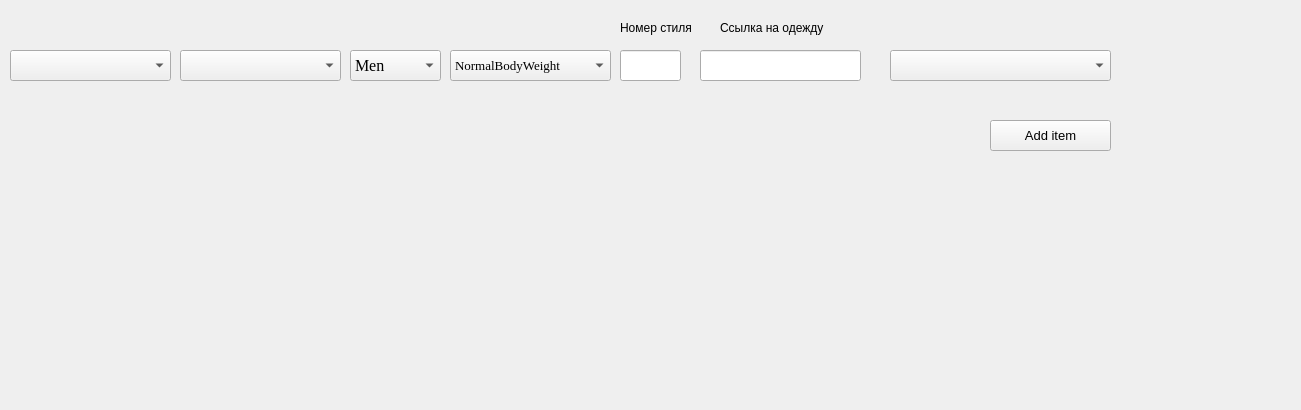
<?xml version="1.0" encoding="UTF-8"?>
<ui version="4.0">
 <class>MainWindow</class>
 <widget class="QMainWindow" name="MainWindow">
  <property name="geometry">
   <rect>
    <x>0</x>
    <y>0</y>
    <width>1301</width>
    <height>410</height>
   </rect>
  </property>
  <property name="windowTitle">
   <string>MainWindow</string>
  </property>
  <widget class="QWidget" name="centralwidget">
   <widget class="QComboBox" name="comboBoxShop">
    <property name="geometry">
     <rect>
      <x>890</x>
      <y>50</y>
      <width>221</width>
      <height>31</height>
     </rect>
    </property>
    <property name="font">
     <font>
      <family>Times New Roman</family>
      <pointsize>12</pointsize>
      <weight>50</weight>
      <bold>false</bold>
     </font>
    </property>
    <property name="currentText">
     <string/>
    </property>
   </widget>
   <widget class="QComboBox" name="comboBoxItem">
    <property name="geometry">
     <rect>
      <x>10</x>
      <y>50</y>
      <width>161</width>
      <height>31</height>
     </rect>
    </property>
    <property name="font">
     <font>
      <family>Times New Roman</family>
      <pointsize>12</pointsize>
      <weight>50</weight>
      <bold>false</bold>
     </font>
    </property>
    <property name="currentText">
     <string/>
    </property>
   </widget>
   <widget class="QLabel" name="label">
    <property name="geometry">
     <rect>
      <x>720</x>
      <y>20</y>
      <width>111</width>
      <height>16</height>
     </rect>
    </property>
    <property name="text">
     <string>Ссылка на одежду</string>
    </property>
   </widget>
   <widget class="QPushButton" name="pushButton">
    <property name="geometry">
     <rect>
      <x>990</x>
      <y>120</y>
      <width>121</width>
      <height>31</height>
     </rect>
    </property>
    <property name="font">
     <font>
      <pointsize>10</pointsize>
     </font>
    </property>
    <property name="text">
     <string>Add item</string>
    </property>
   </widget>
   <widget class="QLineEdit" name="lineEditUrl">
    <property name="geometry">
     <rect>
      <x>700</x>
      <y>50</y>
      <width>161</width>
      <height>31</height>
     </rect>
    </property>
    <property name="font">
     <font>
      <family>Times New Roman</family>
      <pointsize>10</pointsize>
     </font>
    </property>
   </widget>
   <widget class="QComboBox" name="comboBoxStyle">
    <property name="geometry">
     <rect>
      <x>180</x>
      <y>50</y>
      <width>161</width>
      <height>31</height>
     </rect>
    </property>
    <property name="font">
     <font>
      <family>Times New Roman</family>
      <pointsize>12</pointsize>
      <weight>50</weight>
      <bold>false</bold>
     </font>
    </property>
    <property name="currentText">
     <string/>
    </property>
   </widget>
   <widget class="QComboBox" name="comboBoxGender">
    <property name="geometry">
     <rect>
      <x>350</x>
      <y>50</y>
      <width>91</width>
      <height>31</height>
     </rect>
    </property>
    <property name="font">
     <font>
      <family>Times New Roman</family>
      <pointsize>12</pointsize>
      <weight>50</weight>
      <bold>false</bold>
     </font>
    </property>
    <property name="currentText">
     <string>Men</string>
    </property>
    <item>
     <property name="text">
      <string>Men</string>
     </property>
    </item>
    <item>
     <property name="text">
      <string>Women</string>
     </property>
    </item>
   </widget>
   <widget class="QComboBox" name="comboBoxWeight">
    <property name="geometry">
     <rect>
      <x>450</x>
      <y>50</y>
      <width>161</width>
      <height>31</height>
     </rect>
    </property>
    <property name="font">
     <font>
      <family>Times New Roman</family>
      <pointsize>10</pointsize>
      <weight>50</weight>
      <bold>false</bold>
     </font>
    </property>
    <property name="currentText">
     <string>NormalBodyWeight</string>
    </property>
    <item>
     <property name="text">
      <string>NormalBodyWeight</string>
     </property>
    </item>
    <item>
     <property name="text">
      <string>BodyMassDeficiency</string>
     </property>
    </item>
    <item>
     <property name="text">
      <string>Overweight</string>
     </property>
    </item>
    <item>
     <property name="text">
      <string>Underweight</string>
     </property>
    </item>
   </widget>
   <widget class="QLineEdit" name="lineEditStyleNumber">
    <property name="geometry">
     <rect>
      <x>620</x>
      <y>50</y>
      <width>61</width>
      <height>31</height>
     </rect>
    </property>
    <property name="font">
     <font>
      <family>Times New Roman</family>
      <pointsize>10</pointsize>
     </font>
    </property>
    <property name="cursorPosition">
     <number>0</number>
    </property>
   </widget>
   <widget class="QLabel" name="label_2">
    <property name="geometry">
     <rect>
      <x>620</x>
      <y>20</y>
      <width>111</width>
      <height>16</height>
     </rect>
    </property>
    <property name="text">
     <string>Номер стиля</string>
    </property>
   </widget>
  </widget>
 </widget>
 <resources/>
 <connections/>
</ui>
